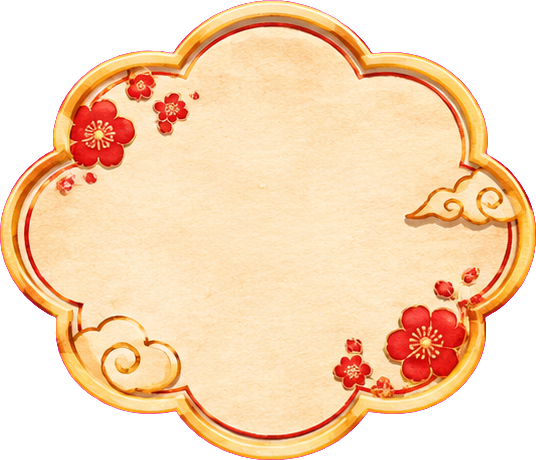
#> input picture assets/chinese/v4/frames/cloud.png, 536 x 460 px, found by its file name; its folder holds 4 pictures in this run
$ python zh_v4_trim.py
#> lines starting #> are read from the running program, lines starting #| are printed output that depends on the picture; after the words box and inside, x2 and y2 are one past the last pixel; in counts of white or black regions, pixels touching at a corner belong together
"""Cat bo phan trong suot quanh cac asset khung/goc theo cap, de mep hinh khop dung mep o chua no."""
from pathlib import Path

from PIL import Image

ROOT = Path(r"D:/Claude/readup-ielts/assets/chinese/v4")
targets = list((ROOT / "levels").glob("*.png")) + [ROOT / "frames" / "cloud.png", ROOT / "frames" / "seal.png"]

for p in targets:
    im = Image.open(p).convert("RGBA")
#> im is the input picture: PIL image 536x460 RGBA; mean R, G, B, A 247.4, 143.4, 181.1, 181.2
    alpha = im.getchannel("A").point(lambda v: 255 if v > 12 else 0)
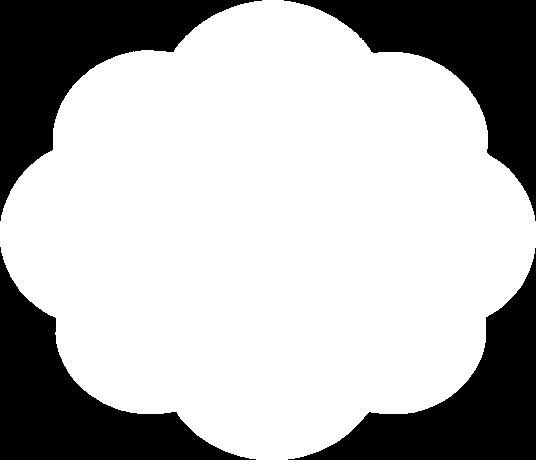
#> alpha: PIL image 536x460 L; 71.2% white; 4 black regions, box (x1, y1, x2, y2) and area: (0, 0, 262, 221) 18687, (284, 0, 536, 221) 17958, (0, 247, 256, 460) 17740, (288, 248, 536, 460) 16632
    box = alpha.getbbox()
#> box = (0, 0, 536, 460)
    if not box:
        print("skip", p.name)
        continue
    cropped = im.crop(box)
    cropped.save(p, optimize=True)
    print("trimmed", p.name, im.size, "->", cropped.size)
#| trimmed cloud.png (536, 460) -> (536, 460)
#> pass 2 of the loop `for p in targets:`:
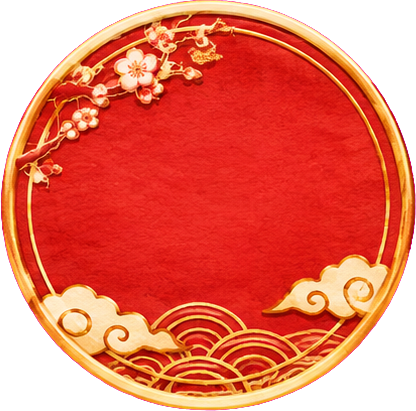
#> input picture assets/chinese/v4/frames/seal.png, 416 x 411 px, found by its file name
#> im is the input picture: PIL image 416x411 RGBA; mean R, G, B, A 230.7, 60.7, 93.4, 198.8
#> `alpha = im.getchannel("A").point(lambda v: 255 if v > 12 else 0)`:
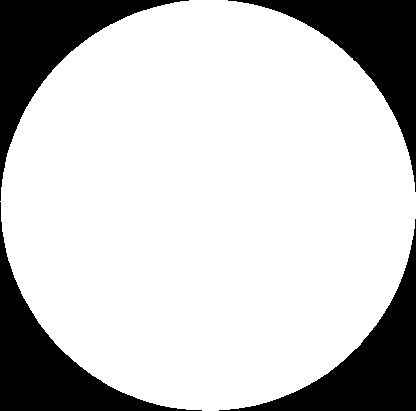
#> alpha: PIL image 416x411 L; 78.2% white; 4 black regions, box (x1, y1, x2, y2) and area: (0, 202, 202, 411) 9438, (0, 0, 189, 201) 9378, (219, 219, 416, 411) 9307, (228, 0, 416, 192) 9232
#> box = (0, 0, 416, 411)
#| trimmed seal.png (416, 411) -> (416, 411)
